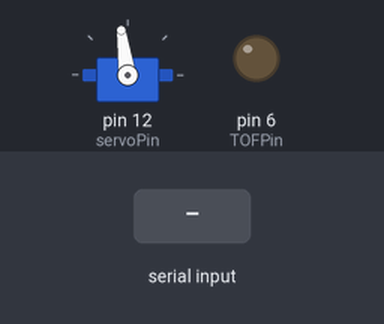
Simulated run of this sketch. Board: Arduino Uno, built with avr-gcc and run on an emulated ATmega328P. Shown: servo, output pins drawn as LEDs (lit = HIGH). Inputs (shaded band) come from the test bench. Pins used as bus, display or sensor lines are not drawn; what the sketch prints to the serial monitor is not drawn.

Above: at 2.7 s.
2.8 s: "1" received over the second serial link
Timing chart, 0 to 5.8 s (numbered marks = the images above; inputs shaded):
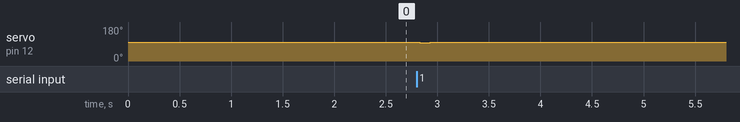

Measured:
- after the input at 2.8 s, servo on pin 12 (servoPin): 98° → 96° at once, → 98° 0.10 s later

The sketch:

WRO_car_0.1.ino
```cpp
#include <SoftwareSerial.h>


//Stuff for PID


//pins in use by the ultrasonic sensors
// 2 3  Forward
// 4 5  Right
// 6 7  left

#include <Servo.h>
SoftwareSerial comBus(8, 9);  // RX, TX
//SoftwareSerial comBus(10, 11);  // RX, TX

Servo myservo;

const short int serialAdress = 2;

const int gyroPin = 7;
const int TOFPin = 6;


const int servoPin = 12;


bool turningRight = false;

int targetAngle = 0;

int ultrasonicWait = 20;


int front = 0;
int right45 = 0;
int frontRight = 0;
int left45 = 0;
int frontLeft = 0;
int backRight = 0;
int backLeft = 0;
int back = 0;

void setup() {
  delay(1000);
  //These are for the ultrasonic sensors
  pinMode(2, OUTPUT);  //trig
  pinMode(3, INPUT);   //echo


  pinMode(gyroPin, OUTPUT);
  pinMode(TOFPin, OUTPUT);


  comBus.begin(57600);
   //comBus.begin(9600);


  Serial.begin(9600);  // // Serial Communication is starting with 9600 of baudrate speed
  delay(500);
  Serial.println("Ultrasonic Sensor HC-SR04 Test");  // print some text in Serial Monitor
  Serial.println("with Arduino UNO R3");
  myservo.attach(servoPin);  // attaches the servo on pin 9 to the servo object
  myservo.write(98);
}


void loop() {
  // First turn, does not know what direction

  //bool turningRight = firstTurn();

  //turn(turningRight);

  //measure()

  Serial.println("Checking");
  steer();
  delay(100);
}


void steer() {

  int angle = checkGyro();


  Serial.print(angle);


  int angleDiff = targetAngle + angle;
  Serial.print("\t");
  int maxSteering = 20;
  if (angleDiff > maxSteering) {
    angleDiff = maxSteering;
  } else if (angleDiff < -maxSteering) {
    angleDiff = -maxSteering;
  }

  int steeringAngle = angleDiff * 2 + 98;
  Serial.println(steeringAngle);
  myservo.write(steeringAngle);
}

void sendInt(int sendInt) {
  byte b1 = sendInt >> 8;
  byte b2 = sendInt;
  comBus.write(b1);
  comBus.write(b2);
}
int recieveInt() {
  byte b1 = comBus.read();
  byte b2 = comBus.read();

  int returnInt = b1;

  returnInt = returnInt << 8;
  returnInt += b2;

  return returnInt;
}


int checkSerial() {

  if (comBus.available() > 0) {
    String dataPackets = "";

    dataPackets = "";

    //dataPackets = "<3><120>";
    int address = comBus.read();
    // Serial.println(address);
    int code = recieveInt();

    if (address == serialAdress) {
      //Serial.println(code);
      return code;
    }
  }
}

void getAllTOF() {
  digitalWrite(TOFPin, HIGH);
  delay(10);
  comBus.write(8);

  Serial.println("CheckingTOF");


  digitalWrite(13, LOW);
  int counter = 0;
  boolean exitLoop = false;
  while (!comBus.available() && exitLoop) {
    delay(1);
    counter++;
    if (counter == 300) {
      exitLoop = true;
    }
  }


  if (comBus.available() > 0) {
    front = recieveInt();
    right45 = recieveInt();
    frontRight = recieveInt();
    left45 = recieveInt();
    frontLeft = recieveInt();
    backRight = recieveInt();
    backLeft = recieveInt();
    back = recieveInt();
  }

  delay(10);
  digitalWrite(TOFPin, LOW);
  Serial.print(front);
  Serial.print("  |  ");

  Serial.print(right45);
  Serial.print("  |  ");
  Serial.print(frontRight);
  Serial.print("  |  ");
  Serial.print(left45);
  Serial.print("  |  ");
  Serial.print(frontLeft);
  Serial.print("  |  ");
  Serial.print(backRight);
  Serial.print("  |  ");
  Serial.print(backLeft);
  Serial.print("  |  ");
  Serial.print(back);
  Serial.println("");
}

int checkGyro() {
  Serial.println("Checking Gyro");
  digitalWrite(13, HIGH);
  digitalWrite(gyroPin, HIGH);
  //delay(50);
  comBus.write(1);  //This must be between 0 and 255

  int checkCode = 0;

  sendInt(checkCode);

  digitalWrite(13, LOW);
  int counter = 0;
  boolean exitLoop = false;
  while (!comBus.available() && exitLoop) {
    delay(1);
    counter++;
    if (counter == 300) {
      exitLoop = true;
    }
  }

  //Serial.println("Found");
  //digitalWrite(13,HIGH);
  int returnInt = checkSerial();
   digitalWrite(gyroPin, LOW);
  //delay(50);
  return returnInt;
  //delay(50);
  // digitalWrite(13, LOW);
}
```
